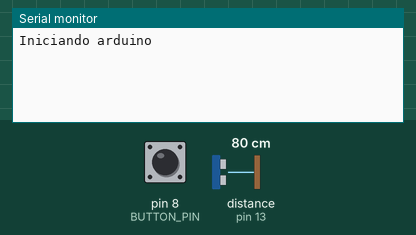
Recording of a sketch running on a simulated Arduino Uno, built with avr-gcc and run on an emulated ATmega328P. Shown: the last lines printed to the serial monitor. The test bench sets the inputs (shaded band); at power-on: pin 8 (BUTTON_PIN) LOW, distance to the obstacle (sensor on pin 13) 80 cm. The echo pulse lasts 58.3 µs per cm.

Above: at 1.2 s.
1.3 s: pin 8 (BUTTON_PIN) pulled HIGH for 0.15 s
At 2.1 s:
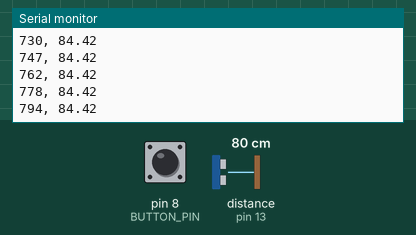
2.9 s: distance to the obstacle (sensor on pin 13) set to 103 cm
At 3.6 s:
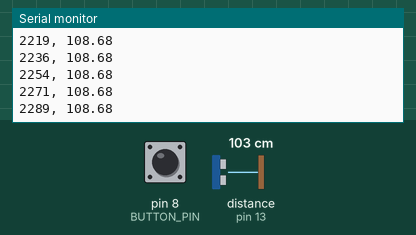
5.9 s: distance to the obstacle (sensor on pin 13) set to 2 cm
At 7.0 s:
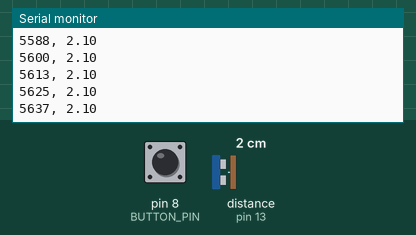
8.9 s: distance to the obstacle (sensor on pin 13) set to 250 cm
At 9.5 s:
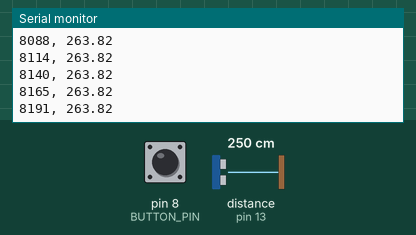
11.9 s: distance to the obstacle (sensor on pin 13) set to 4 cm
At 12.9 s:
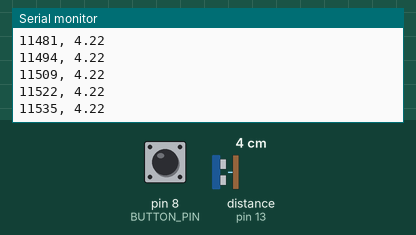
14.9 s: distance to the obstacle (sensor on pin 13) set to 120 cm
At 15.8 s:
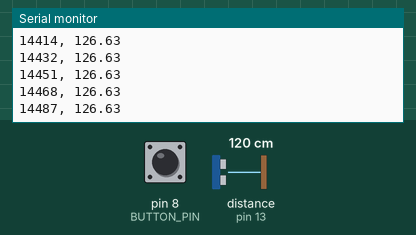
Timing chart, 0 to 17.9 s (numbered marks = the images above; inputs shaded):
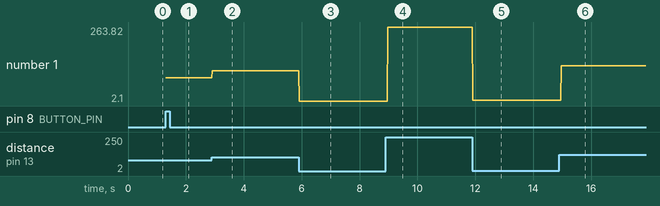

The sketch:

pendulo.ino
```cpp
/**
 * Programa usado para marcar o mensurar a posicao do pendulo
 * nos experimentos de pendulo.
 */

//
#include <Ultrasonic.h>

#define TRIGGER_PIN  12
#define ECHO_PIN     13
#define BUTTON_PIN 8
Ultrasonic ultrasonic(TRIGGER_PIN, ECHO_PIN);
long tempo = 0;
long start = 0;
boolean iniciado = 0;
boolean flagNaoIniciado = true;


void setup(){
  Serial.begin(9600);
  pinMode(BUTTON_PIN, INPUT);
  start = millis();
  Serial.println("Iniciando arduino");
}

void loop() {
  iniciado = iniciado || digitalRead(BUTTON_PIN);
  if(iniciado){
    if(flagNaoIniciado) {
      start = millis();
      flagNaoIniciado = false;
    }
    float cmMsec, inMsec;
    long microsec = ultrasonic.timing();
    cmMsec = ultrasonic.convert(microsec, Ultrasonic::CM);
    inMsec = ultrasonic.convert(microsec, Ultrasonic::IN);
    tempo = millis() - start;
    Serial.print(tempo);
    Serial.print(", ");
    Serial.print(cmMsec);
    Serial.println();
  }
  delay(10);
}
```

Ultrasonic.h
```cpp
/*
 * Ultrasonic.h - Library for HC-SR04 Ultrasonic Sensing Module.
 *
 * With ideas from:
 *   Created by ITead studio. Alex, Apr 20, 2010.
 *   iteadstudio.com
 *
 * SVN Keywords
 * ----------------------------------
 * $Author: cnobile $
 * $Date: 2011-12-07 21:49:14 -0500 (Wed, 07 Dec 2011) $
 * $Revision: 38 $
 * ----------------------------------
 *
 * Thank you to Rowan Simms for pointing out the change in header name with
 * Arduino version 1.0 and up.
 *
 */

#ifndef ULTRASONIC_H
#define ULTRASONIC_H

#include <stddef.h>

#if defined(ARDUINO) && ARDUINO >= 100
  #include <Arduino.h>
#else
  #include <WProgram.h>
#endif

// Undefine COMPILE_STD_DEV if you don't want Standard Deviation.
//#define COMPILE_STD_DEV


typedef struct bufferCtl
    {
    float *pBegin;
    float *pIndex;
    size_t length;
    bool filled;
    } BufCtl;

class Ultrasonic
    {
    public:
    Ultrasonic(int tp, int ep);
    long timing();
    float convert(long microsec, int metric);
    void setDivisor(float value, int metric);
    static const int IN = 0;
    static const int CM = 1;

#ifdef COMPILE_STD_DEV
    bool sampleCreate(size_t size, ...);
    void sampleClear();
    float unbiasedStdDev(float value, size_t bufNum);
#endif // COMPILE_STD_DEV

    private:
    int _trigPin;
    int _echoPin;
    float _cmDivisor;
    float _inDivisor;

#ifdef COMPILE_STD_DEV
    size_t _numBufs;
    BufCtl *_pBuffers;
    void _sampleUpdate(BufCtl *buf, float msec);
    void _freeBuffers();
#endif // COMPILE_STD_DEV
    };

#endif // ULTRASONIC_H
```

Measured:
- after the input at 1.3 s, the serial monitor: prints a new line at once (image 1)
